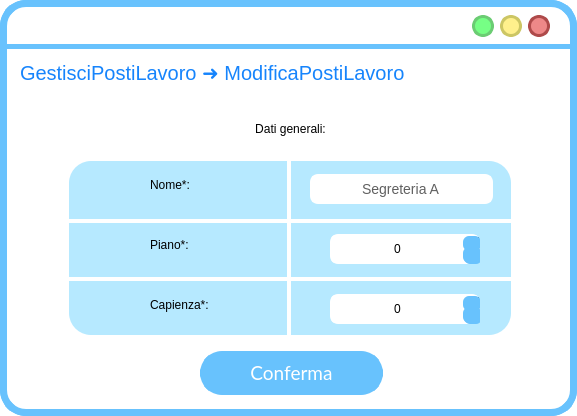
<?xml version="1.0" encoding="UTF-8"?>
<ui version="4.0">
 <class>MainWindow</class>
 <widget class="QMainWindow" name="MainWindow">
  <property name="geometry">
   <rect>
    <x>0</x>
    <y>0</y>
    <width>577</width>
    <height>416</height>
   </rect>
  </property>
  <property name="windowTitle">
   <string>MainWindow</string>
  </property>
  <property name="styleSheet">
   <string notr="true">QWidget{
background:rgb(255, 255, 255);
border-radius:26px;
border-color:rgb(104, 194, 253);
border-style: solid;
border-width:7;
}
QLabel{
border-width:0;
font: 20pt &quot;Lato Light&quot;;
}
QLineEdit{
border-width:0;
font: 14pt &quot;Lato Light&quot;;
}
QAbstractItemView {
    border: 3px solid  rgb(104, 194, 253);  
border-radius:8px;
  selection-background-color:  rgb(104, 194, 253);
margin:-2px;
text-align:center;
border-width:5;
}</string>
  </property>
  <widget class="QWidget" name="centralwidget">
   <widget class="QLabel" name="label">
    <property name="geometry">
     <rect>
      <x>0</x>
      <y>44</y>
      <width>641</width>
      <height>5</height>
     </rect>
    </property>
    <property name="styleSheet">
     <string notr="true">background-color:rgb(104, 194, 253);</string>
    </property>
    <property name="text">
     <string/>
    </property>
   </widget>
   <widget class="QPushButton" name="reduceButton">
    <property name="geometry">
     <rect>
      <x>472</x>
      <y>15</y>
      <width>22</width>
      <height>22</height>
     </rect>
    </property>
    <property name="sizePolicy">
     <sizepolicy hsizetype="Fixed" vsizetype="Fixed">
      <horstretch>0</horstretch>
      <verstretch>0</verstretch>
     </sizepolicy>
    </property>
    <property name="minimumSize">
     <size>
      <width>22</width>
      <height>22</height>
     </size>
    </property>
    <property name="maximumSize">
     <size>
      <width>24</width>
      <height>24</height>
     </size>
    </property>
    <property name="cursor">
     <cursorShape>PointingHandCursor</cursorShape>
    </property>
    <property name="styleSheet">
     <string notr="true">QPushButton{
 background-color:#76ff85;
 border-style: solid;
 border-radius:11px;
font: 18pt &quot;Candara&quot;;
border-color:#6bcc73;
border-width:3;
}

QPushButton::pressed{
	background-color : white;
	border-color:#6bcc73;
	border-width:3;
}
</string>
    </property>
    <property name="text">
     <string/>
    </property>
   </widget>
   <widget class="QPushButton" name="exitButton">
    <property name="geometry">
     <rect>
      <x>528</x>
      <y>15</y>
      <width>22</width>
      <height>22</height>
     </rect>
    </property>
    <property name="sizePolicy">
     <sizepolicy hsizetype="Fixed" vsizetype="Fixed">
      <horstretch>0</horstretch>
      <verstretch>0</verstretch>
     </sizepolicy>
    </property>
    <property name="minimumSize">
     <size>
      <width>22</width>
      <height>22</height>
     </size>
    </property>
    <property name="maximumSize">
     <size>
      <width>24</width>
      <height>24</height>
     </size>
    </property>
    <property name="cursor">
     <cursorShape>PointingHandCursor</cursorShape>
    </property>
    <property name="styleSheet">
     <string notr="true">QPushButton{
 background-color:#ee8888;
 border-style: solid;
 border-radius:11px;
font: 18pt &quot;Candara&quot;;
border-color:#ae4a4a;
border-width:3;
}

QPushButton::pressed{
	background-color : white;
	border-color:#ae4a4a;
	border-width:3;
}
</string>
    </property>
    <property name="text">
     <string/>
    </property>
   </widget>
   <widget class="QPushButton" name="maximizeButton">
    <property name="geometry">
     <rect>
      <x>500</x>
      <y>15</y>
      <width>22</width>
      <height>22</height>
     </rect>
    </property>
    <property name="sizePolicy">
     <sizepolicy hsizetype="Fixed" vsizetype="Fixed">
      <horstretch>0</horstretch>
      <verstretch>0</verstretch>
     </sizepolicy>
    </property>
    <property name="minimumSize">
     <size>
      <width>20</width>
      <height>20</height>
     </size>
    </property>
    <property name="maximumSize">
     <size>
      <width>24</width>
      <height>24</height>
     </size>
    </property>
    <property name="cursor">
     <cursorShape>PointingHandCursor</cursorShape>
    </property>
    <property name="styleSheet">
     <string notr="true">QPushButton{
 background-color:#fff08c	;
 border-style: solid;
 border-radius:11px;
font: 18pt &quot;Candara&quot;;
border-color:#ccc664;
border-width:3;
}

QPushButton::pressed{
	background-color : white;
	border-color:#ccc664;
	border-width:3;
}
</string>
    </property>
    <property name="text">
     <string/>
    </property>
   </widget>
   <widget class="QLabel" name="label_18">
    <property name="geometry">
     <rect>
      <x>424</x>
      <y>57</y>
      <width>36</width>
      <height>36</height>
     </rect>
    </property>
    <property name="font">
     <font>
      <family>Lato Light</family>
      <pointsize>20</pointsize>
      <weight>50</weight>
      <italic>false</italic>
      <bold>false</bold>
     </font>
    </property>
    <property name="cursor">
     <cursorShape>PointingHandCursor</cursorShape>
    </property>
    <property name="autoFillBackground">
     <bool>false</bool>
    </property>
    <property name="styleSheet">
     <string notr="true">background-color: rgba(255, 255, 255,0);</string>
    </property>
    <property name="text">
     <string/>
    </property>
    <property name="pixmap">
     <pixmap>:/icons/arrow_back_FILL1_wght700_GRAD200_opsz48_risultato.png</pixmap>
    </property>
    <property name="scaledContents">
     <bool>true</bool>
    </property>
   </widget>
   <widget class="QLabel" name="titoloLabel_2">
    <property name="geometry">
     <rect>
      <x>20</x>
      <y>57</y>
      <width>451</width>
      <height>31</height>
     </rect>
    </property>
    <property name="styleSheet">
     <string notr="true">font-size: 20px;
text-align: left;
background-color: rgba(255, 255, 255,0);
color: #1684FC;
font: 14pt &quot;Lato&quot;;</string>
    </property>
    <property name="text">
     <string>GestisciPostiLavoro ➜ ModificaPostiLavoro</string>
    </property>
   </widget>
   <widget class="QLabel" name="indietroLabel">
    <property name="geometry">
     <rect>
      <x>510</x>
      <y>60</y>
      <width>38</width>
      <height>38</height>
     </rect>
    </property>
    <property name="font">
     <font>
      <family>Lato Light</family>
      <pointsize>20</pointsize>
      <weight>50</weight>
      <italic>false</italic>
      <bold>false</bold>
     </font>
    </property>
    <property name="styleSheet">
     <string notr="true">QLabel{
left: 679px;
top: 140px;
width: 38px;
height: 38px;
border-radius: 33px;
background-color: rgba(173, 237, 255, 0);
}</string>
    </property>
    <property name="text">
     <string/>
    </property>
    <property name="pixmap">
     <pixmap>res/arrow_back_FILL1_wght700_GRAD200_opsz48_risultato.png</pixmap>
    </property>
    <property name="scaledContents">
     <bool>true</bool>
    </property>
    <property name="margin">
     <number>0</number>
    </property>
   </widget>
   <widget class="QLabel" name="label_2">
    <property name="geometry">
     <rect>
      <x>69</x>
      <y>161</y>
      <width>442</width>
      <height>174</height>
     </rect>
    </property>
    <property name="styleSheet">
     <string notr="true">left: 790px;
top: 159px;
width: 437px;
height: 650px;
line-height: 20px;
border-radius: 22px;
background-color: rgba(182, 233, 255, 255);
text-align: center;</string>
    </property>
    <property name="text">
     <string/>
    </property>
   </widget>
   <widget class="QLabel" name="label_4">
    <property name="geometry">
     <rect>
      <x>10</x>
      <y>104</y>
      <width>561</width>
      <height>51</height>
     </rect>
    </property>
    <property name="styleSheet">
     <string notr="true">QLabel{
font: 25 18pt &quot;Lato Light&quot;;
background-color: rgba(255, 255, 255,0);
}</string>
    </property>
    <property name="text">
     <string>&lt;html&gt;&lt;head/&gt;&lt;body&gt;&lt;p align=&quot;center&quot;&gt;Dati generali:&lt;/p&gt;&lt;/body&gt;&lt;/html&gt;</string>
    </property>
   </widget>
   <widget class="QLabel" name="label_5">
    <property name="geometry">
     <rect>
      <x>69</x>
      <y>219</y>
      <width>442</width>
      <height>4</height>
     </rect>
    </property>
    <property name="sizePolicy">
     <sizepolicy hsizetype="Fixed" vsizetype="Fixed">
      <horstretch>0</horstretch>
      <verstretch>0</verstretch>
     </sizepolicy>
    </property>
    <property name="styleSheet">
     <string notr="true">width: 314px;
height: 180px;
border-radius: 0;
background-color: rgb(255, 255, 255);
text-align: center;</string>
    </property>
    <property name="text">
     <string/>
    </property>
    <property name="scaledContents">
     <bool>true</bool>
    </property>
    <property name="alignment">
     <set>Qt::AlignCenter</set>
    </property>
    <property name="margin">
     <number>10</number>
    </property>
    <property name="indent">
     <number>0</number>
    </property>
   </widget>
   <widget class="QLabel" name="label_6">
    <property name="geometry">
     <rect>
      <x>69</x>
      <y>277</y>
      <width>442</width>
      <height>4</height>
     </rect>
    </property>
    <property name="sizePolicy">
     <sizepolicy hsizetype="Fixed" vsizetype="Fixed">
      <horstretch>0</horstretch>
      <verstretch>0</verstretch>
     </sizepolicy>
    </property>
    <property name="styleSheet">
     <string notr="true">width: 314px;
height: 180px;
border-radius: 0;
background-color: rgb(255, 255, 255);
text-align: center;</string>
    </property>
    <property name="text">
     <string/>
    </property>
    <property name="scaledContents">
     <bool>true</bool>
    </property>
    <property name="alignment">
     <set>Qt::AlignCenter</set>
    </property>
    <property name="margin">
     <number>10</number>
    </property>
    <property name="indent">
     <number>0</number>
    </property>
   </widget>
   <widget class="QLabel" name="label_7">
    <property name="geometry">
     <rect>
      <x>287</x>
      <y>161</y>
      <width>4</width>
      <height>174</height>
     </rect>
    </property>
    <property name="sizePolicy">
     <sizepolicy hsizetype="Fixed" vsizetype="Fixed">
      <horstretch>0</horstretch>
      <verstretch>0</verstretch>
     </sizepolicy>
    </property>
    <property name="styleSheet">
     <string notr="true">width: 314px;
height: 180px;
border-radius: 0;
background-color: rgb(255, 255, 255);
text-align: center;</string>
    </property>
    <property name="text">
     <string/>
    </property>
    <property name="scaledContents">
     <bool>true</bool>
    </property>
    <property name="alignment">
     <set>Qt::AlignCenter</set>
    </property>
    <property name="margin">
     <number>10</number>
    </property>
    <property name="indent">
     <number>0</number>
    </property>
   </widget>
   <widget class="QLabel" name="label_9">
    <property name="geometry">
     <rect>
      <x>87</x>
      <y>174</y>
      <width>34</width>
      <height>34</height>
     </rect>
    </property>
    <property name="font">
     <font>
      <family>Lato Light</family>
      <pointsize>20</pointsize>
      <weight>50</weight>
      <italic>false</italic>
      <bold>false</bold>
     </font>
    </property>
    <property name="styleSheet">
     <string notr="true">QLabel{
left: 679px;
top: 140px;
width: 38px;
height: 38px;
border-radius: 33px;
background-color: rgba(173, 237, 255, 0);
}</string>
    </property>
    <property name="text">
     <string/>
    </property>
    <property name="pixmap">
     <pixmap>res/drive_file_rename_outline_FILL1_wght600_GRAD200_opsz48_risultato.png</pixmap>
    </property>
    <property name="scaledContents">
     <bool>true</bool>
    </property>
    <property name="margin">
     <number>0</number>
    </property>
   </widget>
   <widget class="QLabel" name="label_10">
    <property name="geometry">
     <rect>
      <x>87</x>
      <y>234</y>
      <width>34</width>
      <height>34</height>
     </rect>
    </property>
    <property name="font">
     <font>
      <family>Lato Light</family>
      <pointsize>20</pointsize>
      <weight>50</weight>
      <italic>false</italic>
      <bold>false</bold>
     </font>
    </property>
    <property name="styleSheet">
     <string notr="true">QLabel{
left: 679px;
top: 140px;
width: 38px;
height: 38px;
border-radius: 33px;
background-color: rgba(173, 237, 255, 0);
}</string>
    </property>
    <property name="text">
     <string/>
    </property>
    <property name="pixmap">
     <pixmap>res/stairs_FILL1_wght600_GRAD200_opsz48_risultato.png</pixmap>
    </property>
    <property name="scaledContents">
     <bool>true</bool>
    </property>
    <property name="margin">
     <number>0</number>
    </property>
   </widget>
   <widget class="QLabel" name="label_11">
    <property name="geometry">
     <rect>
      <x>87</x>
      <y>294</y>
      <width>34</width>
      <height>34</height>
     </rect>
    </property>
    <property name="font">
     <font>
      <family>Lato Light</family>
      <pointsize>20</pointsize>
      <weight>50</weight>
      <italic>false</italic>
      <bold>false</bold>
     </font>
    </property>
    <property name="styleSheet">
     <string notr="true">QLabel{
left: 679px;
top: 140px;
width: 38px;
height: 38px;
border-radius: 33px;
background-color: rgba(173, 237, 255, 0);
}</string>
    </property>
    <property name="text">
     <string/>
    </property>
    <property name="pixmap">
     <pixmap>res/group_FILL1_wght600_GRAD200_opsz48_risultato.png</pixmap>
    </property>
    <property name="scaledContents">
     <bool>true</bool>
    </property>
    <property name="margin">
     <number>0</number>
    </property>
   </widget>
   <widget class="QLabel" name="label_3">
    <property name="geometry">
     <rect>
      <x>150</x>
      <y>174</y>
      <width>58</width>
      <height>22</height>
     </rect>
    </property>
    <property name="styleSheet">
     <string notr="true">left: 790px;
top: 159px;
width: 437px;
height: 650px;
line-height: 20px;
border-radius: 22px;
background-color: rgba(182, 233, 255, 255);
text-align: center;
font-size: 18px &quot;Lato light&quot;</string>
    </property>
    <property name="text">
     <string>Nome*:</string>
    </property>
    <property name="textFormat">
     <enum>Qt::AutoText</enum>
    </property>
    <property name="scaledContents">
     <bool>true</bool>
    </property>
    <property name="margin">
     <number>0</number>
    </property>
   </widget>
   <widget class="QLabel" name="label_8">
    <property name="geometry">
     <rect>
      <x>150</x>
      <y>234</y>
      <width>58</width>
      <height>22</height>
     </rect>
    </property>
    <property name="styleSheet">
     <string notr="true">left: 790px;
top: 159px;
width: 437px;
height: 650px;
line-height: 20px;
border-radius: 22px;
background-color: rgba(182, 233, 255, 255);
text-align: center;
font-size: 18px &quot;Lato light&quot;</string>
    </property>
    <property name="text">
     <string>Piano*:</string>
    </property>
    <property name="textFormat">
     <enum>Qt::AutoText</enum>
    </property>
    <property name="scaledContents">
     <bool>true</bool>
    </property>
    <property name="margin">
     <number>0</number>
    </property>
   </widget>
   <widget class="QLabel" name="label_12">
    <property name="geometry">
     <rect>
      <x>150</x>
      <y>294</y>
      <width>91</width>
      <height>22</height>
     </rect>
    </property>
    <property name="styleSheet">
     <string notr="true">left: 790px;
top: 159px;
width: 437px;
height: 650px;
line-height: 20px;
border-radius: 22px;
background-color: rgba(182, 233, 255, 255);
text-align: center;
font-size: 18px &quot;Lato light&quot;</string>
    </property>
    <property name="text">
     <string>Capienza*:</string>
    </property>
    <property name="textFormat">
     <enum>Qt::AutoText</enum>
    </property>
    <property name="scaledContents">
     <bool>true</bool>
    </property>
    <property name="margin">
     <number>0</number>
    </property>
   </widget>
   <widget class="QLineEdit" name="nomeLineEdit">
    <property name="geometry">
     <rect>
      <x>310</x>
      <y>174</y>
      <width>183</width>
      <height>30</height>
     </rect>
    </property>
    <property name="styleSheet">
     <string notr="true">left: 122px;
top: 304px;
width: 182px;
height: 30px;
border-radius: 8px;
background-color: rgba(255, 255, 255);
color: rgba(96, 96, 96);
font-size: 14px;
text-align: center;
font-family: Arial;
border: 2px solid rgba(255, 255, 255);</string>
    </property>
    <property name="text">
     <string>Segreteria A</string>
    </property>
    <property name="alignment">
     <set>Qt::AlignCenter</set>
    </property>
    <property name="placeholderText">
     <string>C1098293</string>
    </property>
   </widget>
   <widget class="QSpinBox" name="pianoSpinBox">
    <property name="geometry">
     <rect>
      <x>330</x>
      <y>234</y>
      <width>150</width>
      <height>30</height>
     </rect>
    </property>
    <property name="styleSheet">
     <string notr="true">QSpinBox{
background:rgb(255, 255, 255);
border-radius:8px;
border-color:rgb(255, 255, 255);
border-style: solid;
text-align:center;
border-width:3;
}

QSpinBox::focus{
background:rgb(255, 255, 255);
border-radius:8px;
border-color:rgb(104, 194, 253);
border-style: solid;
border-width:3;
}


QSpinBox::down-arrow {
    image: url(:/icons/expand_more_FILL1_wght600_GRAD200_opsz48_risultato.png);
background-color:rgb(104, 194, 253);
	width: 26px;
    height: 26px;
	margin: 0px 0px 0px 0px
}
	
QSpinBox::up-arrow {
    image: url(:/icons/expand_more_FILL1_wght600_GRAD200_opsz48_risultato.png);}

QSpinBox::down-arrow  {
	background-color:rgb(104, 194, 253);
	border-radius:6px;
	margin:-2px -7px -3px -6px;
    border: 0px; /* This seems to replace the whole arrow of the combo box */
}

QSpinBox::up-arrow  {
	background-color:rgb(104, 194, 253);
	border-radius:6px;
	margin:-2px -7px -3px -6px;
    border: 0px; /* This seems to replace the whole arrow of the combo box */}

QSpinBox::up-arrow::pressed{
	border-color:rgb(104, 194, 253);
	border-width:2;
	background-color : white;
	color:rgb(104, 194, 253);
}

QSpinBox::down-arrow::pressed{
	border-color:rgb(104, 194, 253);
	border-width:4;
	background-color : white;
	color:rgb(104, 194, 253);
}</string>
    </property>
    <property name="wrapping">
     <bool>false</bool>
    </property>
    <property name="alignment">
     <set>Qt::AlignCenter</set>
    </property>
    <property name="buttonSymbols">
     <enum>QAbstractSpinBox::UpDownArrows</enum>
    </property>
    <property name="maximum">
     <number>25</number>
    </property>
   </widget>
   <widget class="QSpinBox" name="capienzaSpinBox">
    <property name="geometry">
     <rect>
      <x>330</x>
      <y>294</y>
      <width>150</width>
      <height>30</height>
     </rect>
    </property>
    <property name="styleSheet">
     <string notr="true">QSpinBox{
background:rgb(255, 255, 255);
border-radius:8px;
border-color:rgb(255, 255, 255);
border-style: solid;
text-align:center;
border-width:3;
}

QSpinBox::focus{
background:rgb(255, 255, 255);
border-radius:8px;
border-color:rgb(104, 194, 253);
border-style: solid;
border-width:3;
}


QSpinBox::down-arrow {
    image: url(:/icons/expand_more_FILL1_wght600_GRAD200_opsz48_risultato.png);
background-color:rgb(104, 194, 253);
	width: 26px;
    height: 26px;
	margin: 0px 0px 0px 0px
}
	
QSpinBox::up-arrow {
    image: url(:/icons/expand_more_FILL1_wght600_GRAD200_opsz48_risultato.png);}

QSpinBox::down-arrow  {
	background-color:rgb(104, 194, 253);
	border-radius:6px;
	margin:-2px -7px -3px -6px;
    border: 0px; /* This seems to replace the whole arrow of the combo box */
}

QSpinBox::up-arrow  {
	background-color:rgb(104, 194, 253);
	border-radius:6px;
	margin:-2px -7px -3px -6px;
    border: 0px; /* This seems to replace the whole arrow of the combo box */}

QSpinBox::up-arrow::pressed{
	border-color:rgb(104, 194, 253);
	border-width:2;
	background-color : white;
	color:rgb(104, 194, 253);
}

QSpinBox::down-arrow::pressed{
	border-color:rgb(104, 194, 253);
	border-width:4;
	background-color : white;
	color:rgb(104, 194, 253);
}</string>
    </property>
    <property name="wrapping">
     <bool>false</bool>
    </property>
    <property name="alignment">
     <set>Qt::AlignCenter</set>
    </property>
    <property name="buttonSymbols">
     <enum>QAbstractSpinBox::UpDownArrows</enum>
    </property>
    <property name="maximum">
     <number>25</number>
    </property>
   </widget>
   <widget class="QPushButton" name="confermaButton">
    <property name="geometry">
     <rect>
      <x>200</x>
      <y>351</y>
      <width>183</width>
      <height>44</height>
     </rect>
    </property>
    <property name="font">
     <font>
      <family>Lato</family>
      <pointsize>14</pointsize>
      <weight>50</weight>
      <italic>false</italic>
      <bold>false</bold>
     </font>
    </property>
    <property name="cursor">
     <cursorShape>PointingHandCursor</cursorShape>
    </property>
    <property name="autoFillBackground">
     <bool>false</bool>
    </property>
    <property name="styleSheet">
     <string notr="true">QPushButton{
 background-color:rgb(104, 194, 253);
 border-style: solid;
 border-radius:22px;
color: rgb(255, 255, 255);
font: 14pt &quot;Lato&quot;;
}

QPushButton::hover{


	border-color : rgb(15, 138, 204);
	color: white;
border-width:0;
}

QPushButton::pressed{
	border-color:rgb(104, 194, 253);
	border-width:4;
	background-color : white;
	color:rgb(104, 194, 253);
}
</string>
    </property>
    <property name="text">
     <string>Conferma</string>
    </property>
   </widget>
  </widget>
 </widget>
 <resources>
  <include location="../../../AppData/Local/Temp/res.qrc"/>
  <include location="../../../AppData/Local/Temp/res/res.qrc"/>
 </resources>
 <connections/>
</ui>
